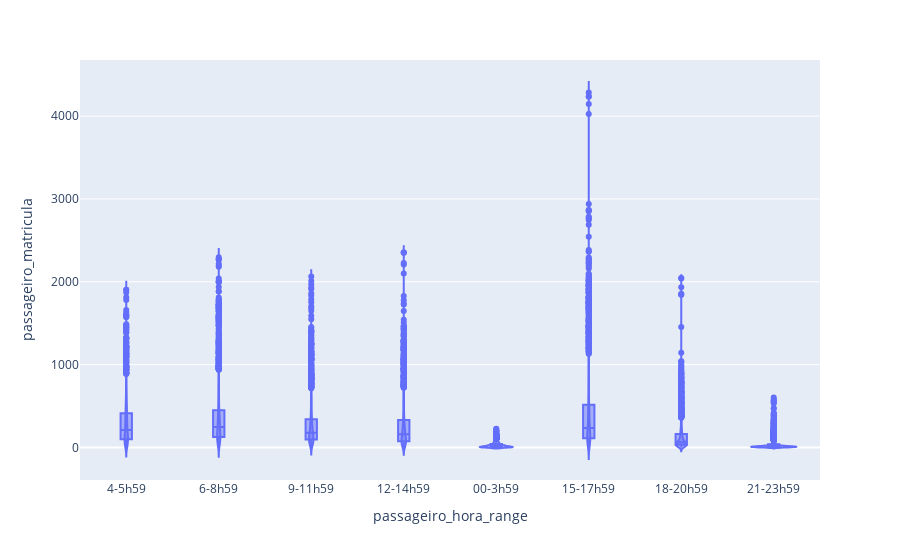

Notebook source saved alongside this figure:
### Code cell
import plotly.express as px

fig = px.violin(v_hora_range, y="passageiro_matricula", x="passageiro_hora_range", box=True,
          hover_data=v_hora_range.columns)
fig.show()

### Figure 1 — Plotly figure (JSON) as saved in the notebook; plotly's stock layout.template omitted (floating-point values rounded to 4 significant figures; data arrays with more than 128 entries replaced by an {"elided": "..."} marker saying what was removed)
{"data": [{"alignmentgroup": "True", "box": {"visible": true}, "customdata": {"elided": "14495x2 mixed values"}, "hovertemplate": "passageiro_hora_range=%{x}<br>passageiro_matricula=%{y}<br>linha_numero=%{customdata[0]}<br>movimento_diario_data_mov=%{customdata[1]}<extra></extra>", "legendgroup": "", "marker": {"color": "#636efa"}, "name": "", "offsetgroup": "", "orientation": "v", "scalegroup": "True", "showlegend": false, "type": "violin", "x": {"elided": "14495 str values"}, "x0": " ", "xaxis": "x", "y": {"elided": "14495 int values"}, "y0": " ", "yaxis": "y"}], "layout": {"legend": {"tracegroupgap": 0}, "margin": {"t": 60}, "violinmode": "group", "xaxis": {"anchor": "y", "domain": [0, 1], "title": {"text": "passageiro_hora_range"}}, "yaxis": {"anchor": "x", "domain": [0, 1], "title": {"text": "passageiro_matricula"}}}}
